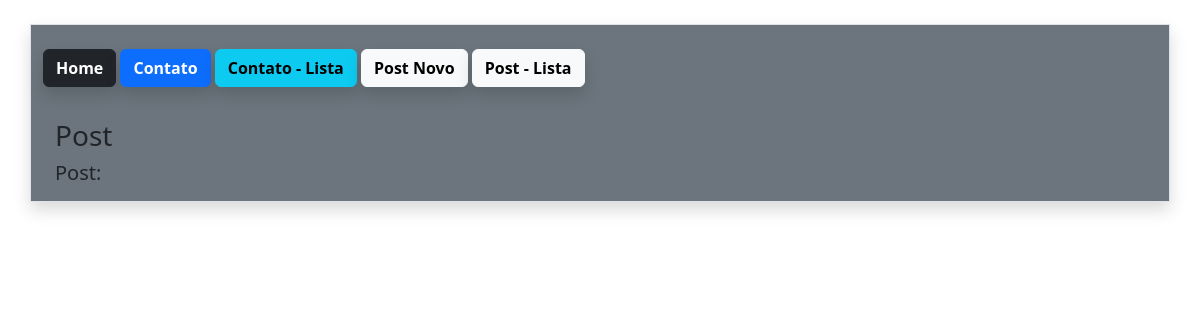
Page /post/4/ on the earlier database version.
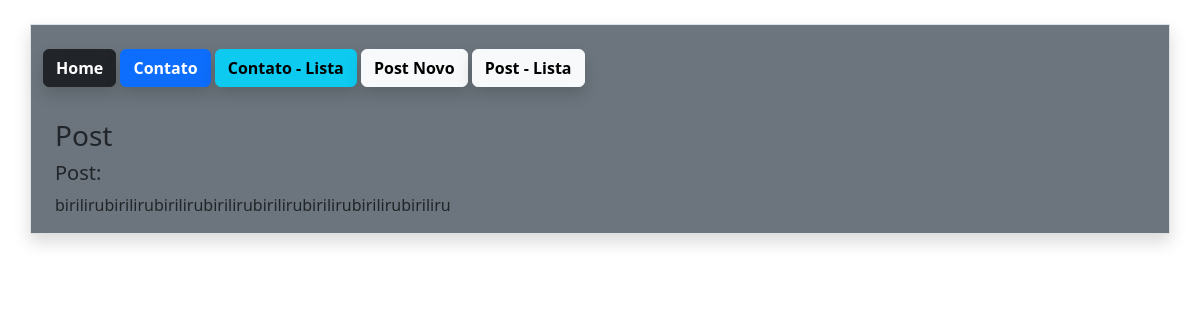
Same page on the later database version.
### estudo/models.py (models this page shows, shortened)
class Post(db.Model):
    id = db.Column(db.Integer, primary_key=True)
    data_criacao = db.Column(db.DateTime, default=datetime.utcnow())
    mensagem = db.Column(db.String, nullable=True)
    user_id = db.Column(db.Integer, db.ForeignKey('user.id'), nullable=True)
    comentarios = db.relationship('PostComentarios', backref='post', lazy=True)

### estudo/views.py (the view)
@app.route('/post/<int:id>/')
def PostDetail(id):
    post = Post.query.get(id)
    return render_template('post.html', post= post)

### estudo/templates/post.html (shortened to what this page needs)
{% extends 'base.html' %}
{% block content%}
{% include "nav.html" %}
    <div class="container mt-4">
        <div class="row mt-4">
            <h3>Post</h3>
            <div class="col-12">
                <h5>Post:</h5>
                <div class="col-12" border rounded p-4 shadow>
                    <p>{{post.mensagem}}</p>
                </div>
        </div>
{% endblock %}

Differences in the rows shown:
added Post: mensagem "birilirubirilirubirilirubirilirubirilirubirilirubirilirubiriliru"
